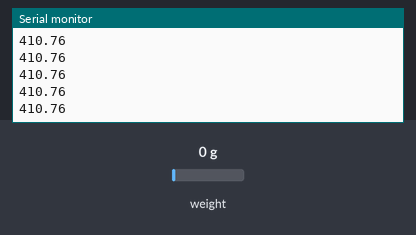
Simulated run of this sketch. Board: Arduino Uno, built with avr-gcc and run on an emulated ATmega328P. Shown: the last lines printed to the serial monitor. Inputs (shaded band) come from the test bench; at power-on: weight on the scale 0 g.

Above: at 1.2 s.
1.3 s: weight on the scale set to 100 g
At 1.31 s:
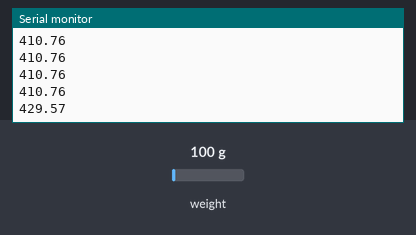
2.8 s: weight on the scale set to 1250 g
At 2.82 s:
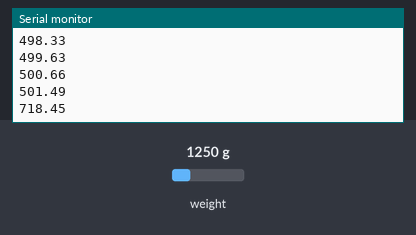
Timing chart, 0 to 5.8 s (numbered marks = the images above; inputs shaded):
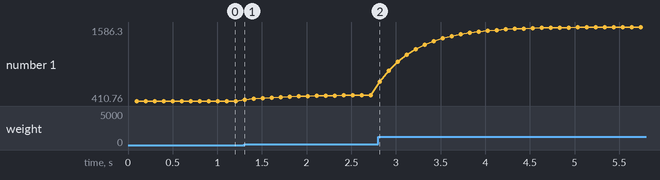

The sketch:

loadcell1.ino
```cpp
#include <HX711.h>

#include "HX711.h"
# define dat 3
# define clk 2

HX711 scale;

void setup() {
Serial.begin(115200);
scale.begin(dat,clk);
}

long val = 0;
float count = 0;
float RDG = 0;
float LOAD = 0;

void loop() {
  count = count+1;
  //val = ((count-1) /count) *val + (1/count) * scale.read();
  val = 0.8 * val + 0.2* scale.read();
  Serial.println((val-(-183444)) / 446.60f);

}
```

Measured:
- after the input at 1.3 s, the serial monitor: prints a new line at once (image 1)
- after the input at 2.8 s, the serial monitor: prints a new line at once (image 2)
- plotted number 1: 410.76 → 501.49 after the input at 1.3 s, 501.49 → 1586.3 after the input at 2.8 s
